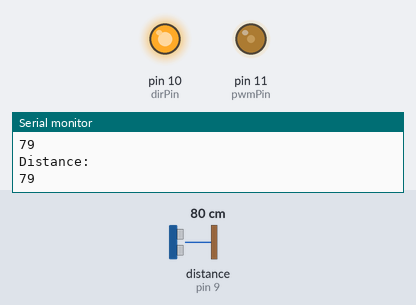
The sketch below on a simulated Arduino Uno, built with avr-gcc and run on an emulated ATmega328P. Parts: output pins drawn as LEDs (lit = HIGH), the last lines printed to the serial monitor. Wiring (inferred from the names in the program): ultrasonic range finder: trigger pin 8; echo pin 9. The inputs (shaded band) are chosen by the test bench; at power-on: distance to the obstacle (sensor on pin 9) 80 cm. The echo pulse lasts 58.3 µs per cm; pins used as bus, display or sensor lines are not drawn.

Above: at 1.2 s.
1.3 s: distance to the obstacle (sensor on pin 9) set to 2 cm
At 2.4 s:
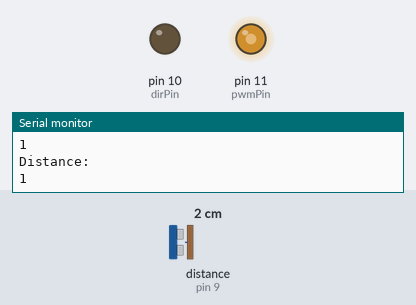
3.2 s: distance to the obstacle (sensor on pin 9) set to 35 cm
At 4.0 s:
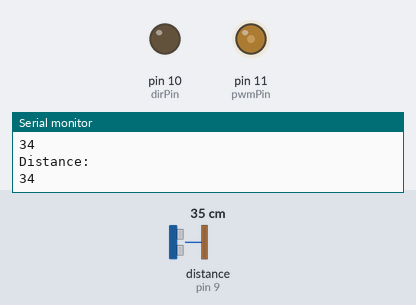
5.0 s: distance to the obstacle (sensor on pin 9) set to 120 cm
At 6.2 s:
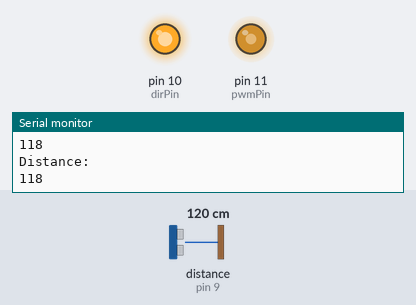
6.8 s: distance to the obstacle (sensor on pin 9) set to 60 cm
At 8.0 s:
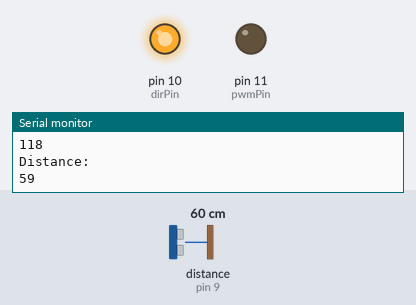
8.7 s: distance to the obstacle (sensor on pin 9) set to 4 cm
At 10.0 s:
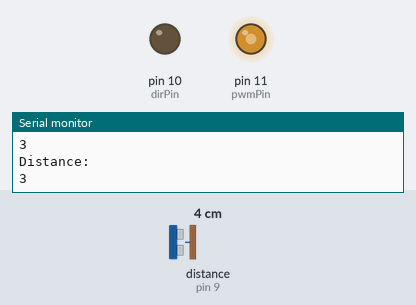
11.1 s: distance to the obstacle (sensor on pin 9) set to 250 cm
At 12.1 s:
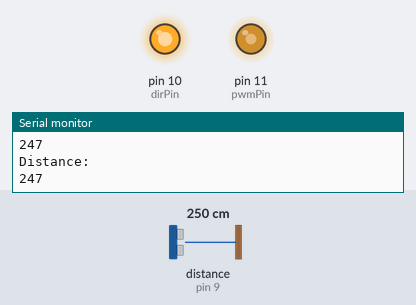
Timing chart, 0 to 13.9 s (numbered marks = the images above; inputs shaded):
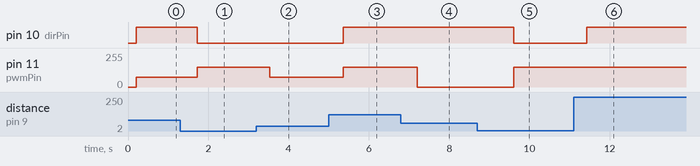

Measured:
- after the input at 1.3 s, pin 10 (dirPin): HIGH → LOW after 0.43 s; pin 11 (pwmPin): 75/255 → 150/255 after 0.43 s
- after the input at 3.2 s, pin 11 (pwmPin): 150/255 → 75/255 after 0.34 s
- after the input at 5.0 s, pin 10 (dirPin): LOW → HIGH after 0.36 s; pin 11 (pwmPin): 75/255 → 150/255 after 0.36 s
- after the input at 6.8 s, pin 11 (pwmPin): 150/255 → 0/255 after 0.40 s
- after the input at 8.7 s, pin 10 (dirPin): HIGH → LOW after 0.91 s; pin 11 (pwmPin): 0/255 → 150/255 after 0.91 s
- after the input at 11.1 s, pin 10 (dirPin): LOW → HIGH after 0.33 s

The sketch:

sketch_apr21a.ino
```cpp
const int trigoPin= 8;
const int echoPin= 9;
const int dirPin= 10;
const int pwmPin= 11;
int duration;
int distance;

void setup()
{
  pinMode(echoPin,INPUT);
  pinMode(trigoPin,OUTPUT);
  pinMode(dirPin,OUTPUT);
  pinMode(pwmPin,OUTPUT);
  Serial.begin(9600);

}

void loop()
{
  digitalWrite(trigoPin,LOW);
  delayMicroseconds(2);
  digitalWrite(trigoPin,HIGH);
  delayMicroseconds(10);
  digitalWrite(trigoPin,LOW);
  duration=pulseIn(echoPin,HIGH);
  distance=duration*0.034/2;
  delay(100);

  Serial.println("Distance: ");
  Serial.println(distance);
  delay(100);

  if(distance<25)
  {
    digitalWrite(dirPin,LOW);
    analogWrite(pwmPin,150);
    delay(100);

  }
  else if(distance>25 && distance<50)
  {
    digitalWrite(dirPin,LOW);
    analogWrite(pwmPin,75);
    delay(100);
  }
  else if(distance>50 && distance<75)
  {
    analogWrite(pwmPin,0);
    delay(1000);
  }
   else if(distance>75 && distance<100)
  {
    digitalWrite(dirPin,HIGH);
    analogWrite(pwmPin,75);
    delay(100);
  }
 else if(distance>100)
  {
    digitalWrite(dirPin,HIGH);
    analogWrite(pwmPin,150);
    delay(100);

  }


}
```
